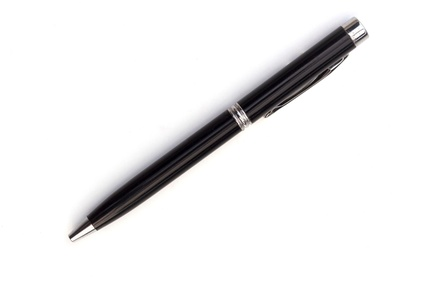
#> input picture Foto1.JPG, 429 x 286 px, shrunk from 2048 x 1365 before the run
$ python main.py
#> lines starting #> are read from the running program, lines starting #| are printed output that depends on the picture

import cv2
import numpy as np
import matplotlib.pyplot as plt
import os

# =====================================
# 1. MEMBACA GAMBAR
# =====================================

img = cv2.imread("Foto1.JPG")
#> img is the input picture: shape (286, 429, 3); mean B, G, R 237.9, 237.6, 238

if img is None:
    raise FileNotFoundError("Foto1.jpeg tidak ditemukan!")

# Mengubah BGR menjadi RGB
rgb = cv2.cvtColor(img, cv2.COLOR_BGR2RGB)

# Membuat folder hasil_filter
os.makedirs("hasil_filter", exist_ok=True)


# =====================================
# 2. MEAN FILTER
# =====================================

mean3 = cv2.blur(rgb, (3, 3))
mean5 = cv2.blur(rgb, (5, 5))


# =====================================
# 3. GAUSSIAN FILTER
# =====================================

gauss3 = cv2.GaussianBlur(rgb, (3, 3), 0)
gauss5 = cv2.GaussianBlur(rgb, (5, 5), 0)


# =====================================
# 4. MEDIAN FILTER
# =====================================

median3 = cv2.medianBlur(rgb, 3)
median5 = cv2.medianBlur(rgb, 5)


# =====================================
# 5. SHARPENING
# =====================================

kernel = np.array([
    [0, -1,  0],
    [-1, 5, -1],
    [0, -1,  0]
])

sharp = cv2.filter2D(rgb, -1, kernel)
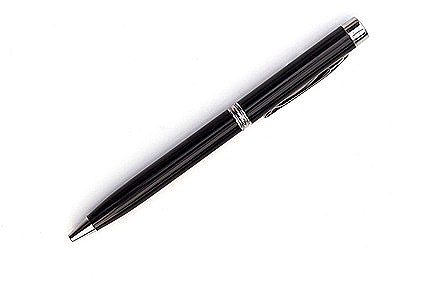
#> sharp: shape (286, 429, 3); mean R, G, B 238, 237.7, 237.9


# =====================================
# 6. MENAMPILKAN HASIL FILTER
# =====================================

images = [
    rgb, mean3, mean5, gauss3,
    gauss5, median3, median5, sharp
]

titles = [
    "Citra Asli",
    "Mean Filter 3x3",
    "Mean Filter 5x5",
    "Gaussian Filter 3x3",
    "Gaussian Filter 5x5",
    "Median Filter 3x3",
    "Median Filter 5x5",
    "Sharpening"
]

fig, ax = plt.subplots(2, 4, figsize=(16, 8))

for a, im, title in zip(ax.flatten(), images, titles):
    a.imshow(im)
    a.set_title(title)
    a.axis("off")
#> this loop made 8 passes
#> title on passes 1 to 8: 'Citra Asli', 'Mean Filter 3x3', 'Mean Filter 5x5', 'Gaussian Filter 3x3', 'Gaussian Filter 5x5', 'Median Filter 3x3', 'Median Filter 5x5', 'Sharpening'

plt.tight_layout()

# Menyimpan gambar perbandingan
plt.savefig(
    "hasil_filter/perbandingan_filter.png",
    dpi=300,
    bbox_inches="tight"
)

plt.show()


# =====================================
# 7. MENYIMPAN HASIL FILTER
# =====================================

for im, title in zip(images, titles):
    filename = title.lower().replace(" ", "_").replace("x", "x")
    output = cv2.cvtColor(im, cv2.COLOR_RGB2BGR)

    cv2.imwrite(
        f"hasil_filter/{filename}.jpg",
        output
    )
#> this loop made 8 passes


# =====================================
# 8. MENAMPILKAN NILAI INTENSITAS
# =====================================

print("\n===== NILAI INTENSITAS CITRA =====")

# Mengambil koordinat tengah gambar
tinggi, lebar = rgb.shape[:2]
#> tinggi = 286; lebar = 429
y = tinggi // 2
#> y = 143
x = lebar // 2
#> x = 214

print(f"Ukuran gambar: {lebar} x {tinggi} piksel")
#| Ukuran gambar: 429 x 286 piksel
print(f"Koordinat piksel: ({x}, {y})")
#| Koordinat piksel: (214, 143)

for im, title in zip(images, titles):

    # Mengubah gambar RGB menjadi grayscale
    gray = cv2.cvtColor(im, cv2.COLOR_RGB2GRAY)

    # Mengambil nilai intensitas pada titik tengah
    nilai = gray[y, x]

    # Menghitung rata-rata intensitas seluruh gambar
    rata_rata = np.mean(gray)

    print(f"\n{title}")
    print(f"Intensitas piksel tengah: {nilai}")
    print(f"Rata-rata intensitas: {rata_rata:.2f}")
#> this loop made 8 passes
#> (title, nilai, rata_rata) on passes 1 to 8: ('Citra Asli', 11, 237.8), ('Mean Filter 3x3', 19, 237.8), ('Mean Filter 5x5', 26, 237.8), ('Gaussian Filter 3x3', 18, 237.8), ('Gaussian Filter 5x5', 21, 237.8), ('Median Filter 3x3', 14, 237.8), ('Median Filter 5x5', 17, 237.9), ('Sharpening', 0, 237.8)
#> (printed output is left out)
#> pass 3, `gray = cv2.cvtColor(im, cv2.COLOR_RGB2GRAY)`:
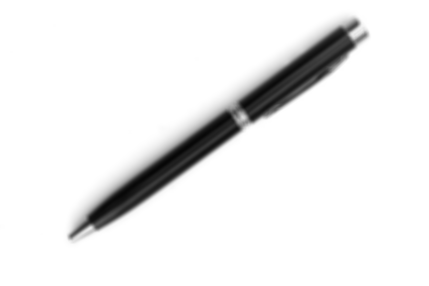
#> gray: shape (286, 429); min 6, max 255, mean 237.8

print("\nSemua proses selesai!")
print("Hasil gambar tersimpan di folder hasil_filter.")
